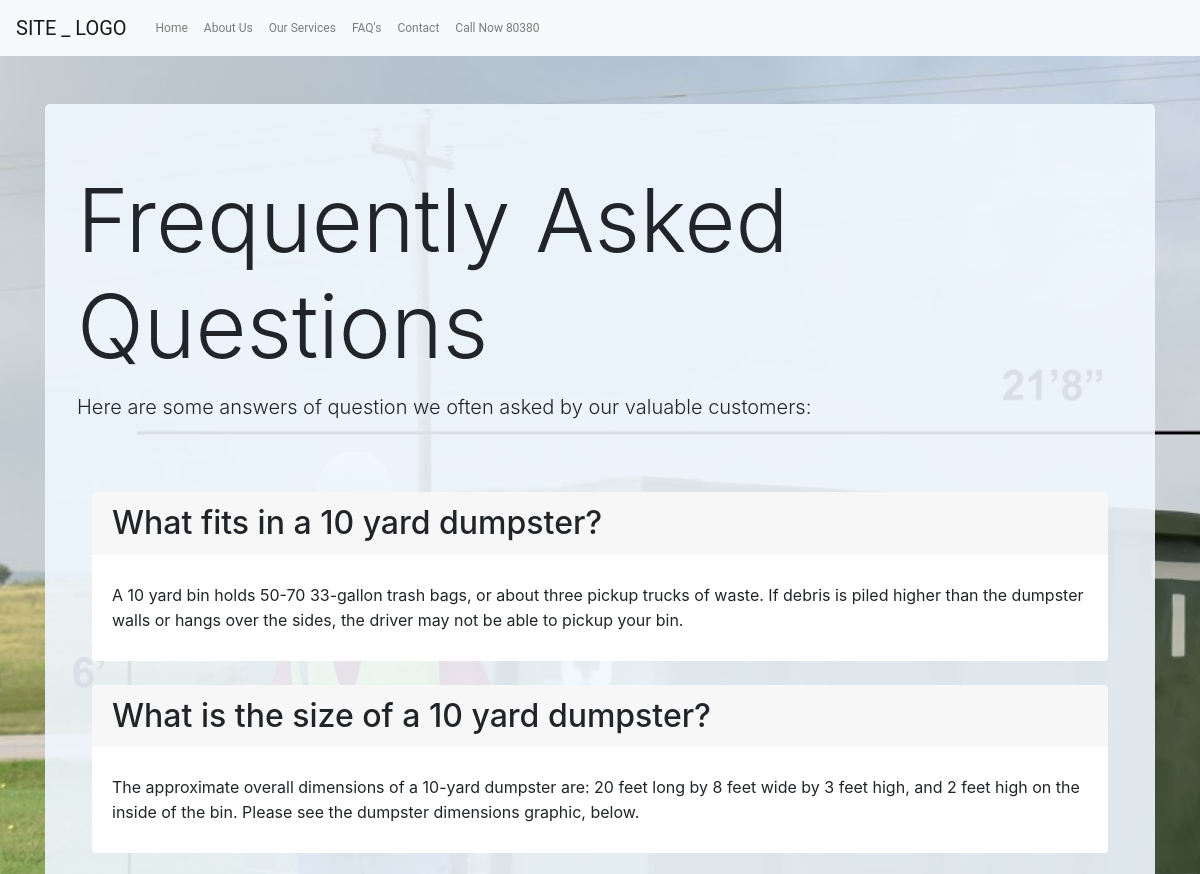
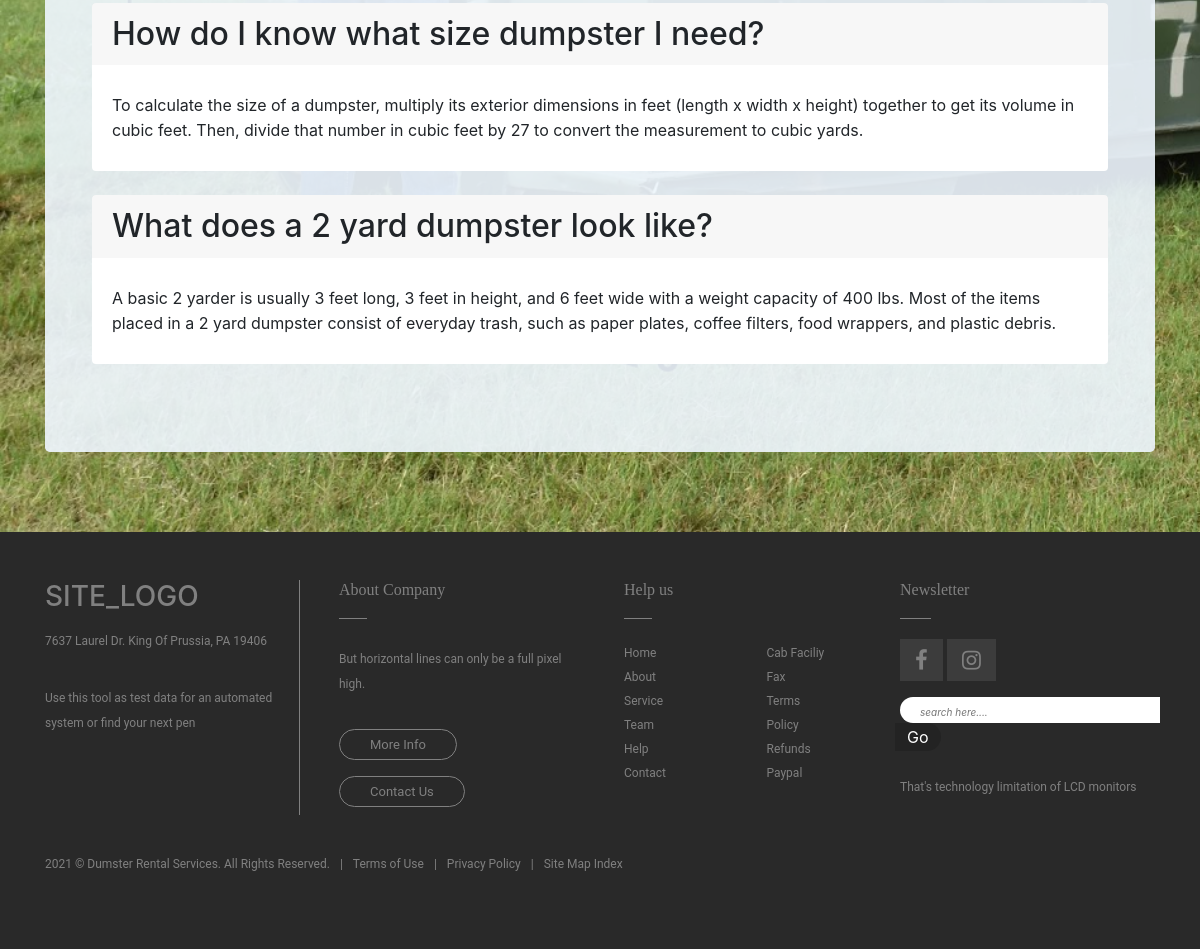
The page /faqs/ on the database its author committed (2 pictures, top to bottom).
### pages/models.py (models this page shows, shortened)
class Faq(models.Model):
    question    = models.CharField(max_length=500)
    author      = models.ForeignKey(
            'auth.user',
            on_delete=models.CASCADE,
    )
    answer =      models.TextField()

### pages/views.py (the view)
# urls.py: path('faqs/', FAQPageView.as_view(), name='faqs'),
class FAQPageView(ListView):
    model = Faq
    template_name = 'faqs.html'
    context_object_name = 'all_faqs_list'

### templates/faqs.html
{% extends 'base.html' %}
{% block content %}
<div>
  <div class="container py-5">
    <div class="container jumbotron" id="jumbo">
      <h1 class="display-2">Frequently Asked Questions</h1>
      <p class="lead">Here are some answers of question we often asked by our valuable customers:</p>
      <br><br>
      {% for faqs in all_faqs_list %}
      <div class="container">
        <div class="card border-0">
          <h2 class="card-header border-0">{{ faqs.question }}</h2>
          <div class="card-body">
            <p class="card-text">{{ faqs.answer }}</p>
          </div>
        </div>
        <br>
      </div>
      {% endfor %}
    </div>
  </div>
</div>
{% endblock content %}

### templates/base.html (shortened to what this page needs)
<!doctype html>
{% load static %}
<html lang="en">
<head>
  <link rel="stylesheet" href="{% static 'css/base.css' %}">
  <link rel="stylesheet" href="https://cdn.jsdelivr.net/npm/bootstrap@4.6.0/dist/css/bootstrap.min.css">
  <link rel="stylesheet" href="https://maxcdn.bootstrapcdn.com/font-awesome/4.7.0/css/font-awesome.min.css">
  <link rel="stylesheet" href="https://maxcdn.bootstrapcdn.com/font-awesome/4.7.0/css/font-awesome.min.css">
</head>
<body>
  <header>
    <nav class="navbar navbar-expand-md navbar-fixed-top default navbar-light bg-light">
      <a class="navbar-brand" href="{% url 'index' %}">SITE _ LOGO <img src="" alt=""> </a>
      <div class="collapse navbar-collapse " id="navbarSupportedContent">
        <ul class="navbar-nav mr-auto ">
          <li class="nav-item">
            <a class="nav-link" href="{% url 'home' %}">Home <span class="sr-only">(current)</span></a>
          </li>
          <li class="nav-item">
            <a class="nav-link" href="{% url 'about' %}">About Us</a>
          </li>
          <li class="nav-item">
            <a class="nav-link" href="{% url 'services' %}">Our Services</a>
          </li>
          <li class="nav-item">
            <a class="nav-link" href="{% url 'faqs' %}">FAQ's</a>
          </li>
          <li class="nav-item">
            <a class="nav-link" href="{% url 'contact' %}">Contact</a>
          </li>
          <li class="nav-item">
            <a class="nav-link" href="tel:80380">Call Now 80380</a>
          </li>
        </ul>
      </div>
    </nav>
  </header>
  <content style="background: url({% static 'image/dumpster.jpg' %}) no-repeat; background-size: cover; min-height:480px;" class="page-holder bg-cover img-fluid mx-auto d-block">
    {% block content %}
    {% endblock content %}
  </content>
  <footer class="footer sticky-bottom container-fluid bg-grey py-5 ">
    <div class="container">
      <div class="row">
        <div class="col-md-6">
          <div class="row">
            <div class="col-md-6 ">
              <div class="logo-part">
                <h3>SITE_LOGO</h3>
                <p>7637 Laurel Dr. King Of Prussia, PA 19406</p>
                <p>Use this tool as test data for an automated system or find your next pen</p>
              </div>
            </div>
            <div class="col-md-6 px-4">
              <h6> About Company</h6>
              <p>But horizontal lines can only be a full pixel high.</p>
              <a href="#" class="btn-footer"> More Info </a><br>
              <a href="#" class="btn-footer"> Contact Us</a>
            </div>
          </div>
        </div>
        <div class="col-md-6">
          <div class="row">
            <div class="col-md-6 px-4">
              <h6> Help us</h6>
              <div class="row ">
                <div class="col-md-6">
                  <ul>
                    <li> <a href="#"> Home</a> </li>
                    <li> <a href="#"> About</a> </li>
                    <li> <a href="#"> Service</a> </li>
                    <li> <a href="#"> Team</a> </li>
                    <li> <a href="#"> Help</a> </li>
                    <li> <a href="#"> Contact</a> </li>
                  </ul>
                </div>
                <div class="col-md-6 px-4">
                  <ul>
                    <li> <a href="#"> Cab Faciliy</a> </li>
                    <li> <a href="#"> Fax</a> </li>
                    <li> <a href="#"> Terms</a> </li>
                    <li> <a href="#"> Policy</a> </li>
                    <li> <a href="#"> Refunds</a> </li>
                    <li> <a href="#"> Paypal</a> </li>
                  </ul>
                </div>
              </div>
            </div>
            <div class="col-md-6 ">
              <h6> Newsletter</h6>
              <div class="social">
                <a href="#"><i class="fa fa-facebook" aria-hidden="true"></i></a>
                <a href="#"><i class="fa fa-instagram" aria-hidden="true"></i></a>
              </div>
              <form class="form-footer my-3">
                <input type="text" placeholder="search here...." name="search">
                <input type="button" value="Go">
              </form>
              <p>That's technology limitation of LCD monitors</p>
            </div>
          </div>
        </div>
      </div>
    </div>
    <div class="container">
      <ul class="nav foo-mar-t-20">
        <li><p class="foo-mar-r-10">2021 &copy; Dumster Rental Services. All Rights Reserved.</p></li> <p>|</p>
        <li class="foo-mar-20"><p><a href="/terms_of_use">Terms of Use</a></p></li> <p>|</p>
        <li class="foo-mar-20"><p><a href="/privacy_policy">Privacy Policy</a></p></li> <p>|</p>
        <li class="foo-mar-20"><p><a href="/sitemap_index.xml">Site Map Index</a></p></li>
      </ul>
    </div>
  </footer>
</body>
</html>

### static/css/base.css (style rules this page uses)
#jumbo { background: rgb(200, 248, 255); background: rgba(240, 248, 255, 0.9); }
body { font-family: 'Signika', sans-serif; }
.bg-grey { background: #292929; }
footer { color: grey; }
footer p, a { font-size: 12px; font-family: 'Roboto', sans-serif; }
footer h6 { font-family: 'Playfair Display', serif; margin-bottom: 40px; position: relative; }
footer h6:after { position: absolute; content: ""; background: grey; width: 12%; height: 1px; left: 0; bottom: -20px; }
.btn-footer { color: grey; text-decoration: none; border: 1px solid; border-radius: 43px; font-size: 13px; padding: 7px 30px; line-height: 47px; }
.form-footer input[type="text"] { border: none; border-radius: 16px 0 0 16px; outline: none; padding-left: 10px; }
::placeholder { font-size: 10px; padding-left: 10px; font-style: italic; }
.form-footer input[type="button"] { border: none; background: #232323; margin-left: -5px; color: #fff; outline: none; border-radius: 0 16px 16px 0; padding: 2px 12px; }
.social .fa { color: grey; font-size: 22px; padding: 10px 15px; background: #3c3c3c; }
footer ul li { list-style: none; display: block; }
footer ul { padding-left: 0; }
footer ul li a { text-decoration: none; color: grey; text-decoration: none; }
.logo-part { border-right: 1px solid grey; height: 100%; }
.foo-mar-20 { margin-left: 10px; margin-right: 10px; }
.foo-mar-r-10 { margin-right: 10px }
.foo-mar-t-20 { margin-top: 20px }
h2 { margin-top: 0.5rem; margin-bottom: 0.5rem; }
p { padding-top: 0.5rem; padding-bottom: 0.5rem; line-height: 25px; }
body { background: #D9B280; font-family: "Roboto", sans-serif; }

### rows shown on the page
Faq: question "What fits in a 10 yard dumpster?", answer "A 10 yard bin holds 50-70 33-gallon trash bags, or about three pickup trucks of waste. If debris is piled higher than the dumpster walls or hangs over the sides, the driver may not be able to pickup your bin."
Faq: question "What is the size of a 10 yard dumpster?", answer "The approximate overall dimensions of a 10-yard dumpster are: 20 feet long by 8 feet wide by 3 feet high, and 2 feet high on the inside of the bin. Please see the dumpster dimensions graphic, below."
Faq: question "How do I know what size dumpster I need?", answer "To calculate the size of a dumpster, multiply its exterior dimensions in feet (length x width x height) together to get its volume in cubic feet. Then, divide that number in cubic feet by 27 to convert the measurement to cubic yards."
Faq: question "What does a 2 yard dumpster look like?", answer "A basic 2 yarder is usually 3 feet long, 3 feet in height, and 6 feet wide with a weight capacity of 400 lbs. Most of the items placed in a 2 yard dumpster consist of everyday trash, such as paper plates, coffee filters, food wrappers, and plastic debris."
